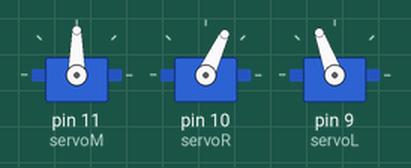
Bench run of a sketch on a simulated Arduino Uno, built with avr-gcc and run on an emulated ATmega328P. Shown: 3 × servo.

Above: at 0.05 s.
At 24.95 s:
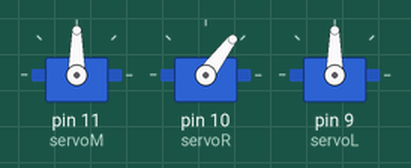
Timing chart, 0 to 32.5 s (numbered marks = the images above):
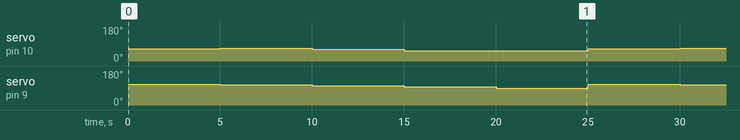

The sketch:

servoControl.ino
```cpp
#include <Servo.h>
#include "math.h"

#define l1 9
#define l2 9
#define l3 4.5
#define pi 3.14159265359

Servo servoM, servoL, servoR;
double theta1, theta2, theta3, theta4;

double servoLsoll, servoRsoll;

//void calculateServoMap(double x, double y, double * servoLsoll , double * servoRsoll);

void setup()
{
  Serial.begin(9600);

  servoM.attach(11);
  servoR.attach(10);
  servoL.attach(9);
  //driveToMontagePosition();
  //calculateServoMap(0,11, &servoLsoll, &servoRsoll);
  //ervoL.write(servoLsoll);
  //servoR.write(servoRsoll);
}

void loop ()
{

  //Serial.write((int)servoLsoll);
  //Serial.write((int)servoRsoll);
  //Serial.write(65);
  calculateServoMap(0,11, &servoLsoll, &servoRsoll);
  servoL.write(servoLsoll);
  servoR.write(servoRsoll);
  delay(5000);
  calculateServoMap(0,12, &servoLsoll, &servoRsoll);
  servoL.write(servoLsoll);
  servoR.write(servoRsoll);
  delay(5000);
  calculateServoMap(1,12, &servoLsoll, &servoRsoll);
  servoL.write(servoLsoll);
  servoR.write(servoRsoll);
  delay(5000);
  calculateServoMap(2,12, &servoLsoll, &servoRsoll);
  servoL.write(servoLsoll);
  servoR.write(servoRsoll);
  delay(5000);
  calculateServoMap(3,12, &servoLsoll, &servoRsoll);
  servoL.write(servoLsoll);
  servoR.write(servoRsoll);
  delay(5000);


}


void calculateServoMap(double x, double y, double * servoLsoll , double * servoRsoll)
{
  /*given the desired xy-coordinates, this function stores the values for the desired angels
  of the servo motors in the variables that are given by their pointers */
  double alpha, beta;
  double a, b, c;

  alpha = atan2(y,x);
  beta = pi - alpha;

  c = sqrt(y*y + x*x); //c only defined by the distance of the endeffector towards the origin


  a = sqrt(c*c + l3*l3*0.25 - c*l3*cos(beta)); //use cosine rule to get a
  b = sqrt(c*c + l3*l3*0.25 - c*l3*cos(alpha));//use cosine rule to get b

  //use sine rule to get theta2 and theta3, BUT ATTENTION: sine rule is ambiguous - case differentiation is necessary
  if( x > 1.125)
  {
    theta2 = asin(sin(beta) * c/a);
    theta3 = pi - asin(sin(alpha)* c/b);
  }
  else if( x < -1.125)
  {
    theta2 = pi - asin(sin(beta) * c/a);
    theta3 = asin(sin(alpha)* c/b);
  }
  else
  {
    theta2 = asin(sin(beta) * c/a);
    theta3 = asin(sin(alpha)* c/b);
  }


  theta1 = acos((a*a + l1*l1 - l2*l2)/(2 * a * l1));
  theta4 = acos((b*b + l1*l1 - l2*l2)/(2 * b * l1));

  *servoLsoll = 161 - (pi - (theta1+theta2) ) * 180/pi;
  *servoRsoll = (pi - (theta3+theta4)) * 180/pi + 15;


}

void driveToMontagePosition()
{
  servoM.write(90);
  servoL.write(16);
  servoR.write(165);
}
```

Measured:
- by itself, servo on pin 10 (servoR): repeats every 25.0 s: 63° 5.0 s, 55° 5.0 s, 53° 5.0 s, 65° 5.0 s, 68° 5.0 s
- by itself, servo on pin 9 (servoL): repeats every 25.0 s: 102° 5.0 s, 96° 5.0 s, 90° 5.0 s, 110° 5.0 s, 107° 5.0 s
